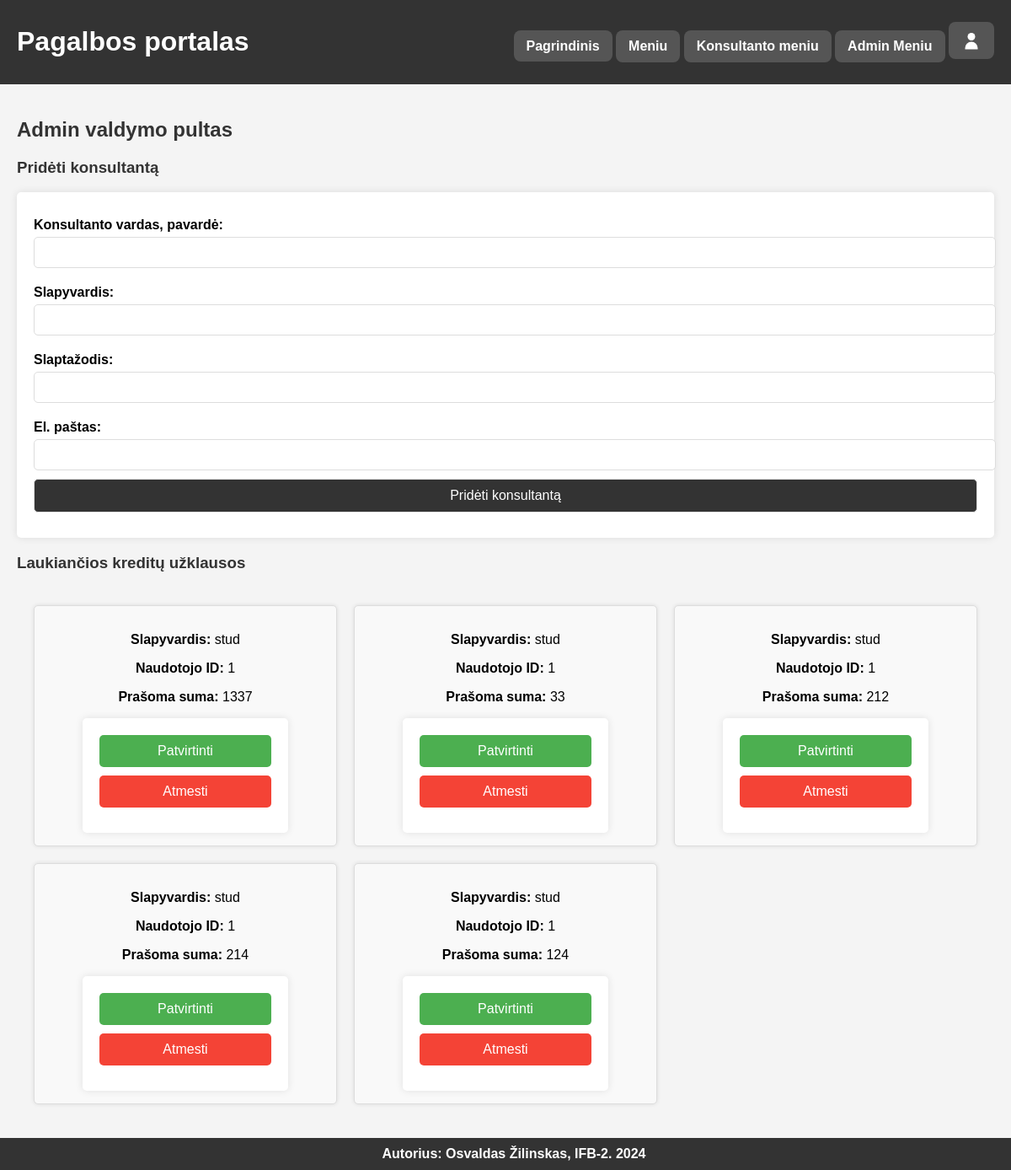
The page /admin_dashboard.php (signed in) on the database its author committed.
### tables this page shows
CREATE TABLE `CreditRequests` (
  `RequestID` int(10) UNSIGNED NOT NULL,
  `UserID` int(10) UNSIGNED NOT NULL,
  `Amount` int(10) UNSIGNED NOT NULL,
  `Status` enum('Laukiama','Patvirtinta','Atmesta') NOT NULL
);

CREATE TABLE `User` (
  `UserID` int(10) UNSIGNED NOT NULL,
  `Username` varchar(50) NOT NULL,
  `Password` char(60) NOT NULL,
  `Role` enum('Unregistered','Registered','Consultant','Administrator') NOT NULL,
  `Credits` int(10) UNSIGNED DEFAULT '0',
  `Email` varchar(100) NOT NULL
);

### admin_dashboard.php (the view, shortened to what this page needs)
<?php
include 'includes/header.php';
include 'includes/db.php';
$requests = [];
try {
    $stmt = $pdo->query("SELECT RequestID, UserID, Amount FROM CreditRequests WHERE Status = 'Laukiama'");
    $requests = $stmt->fetchAll();
} catch (PDOException $e) {
    echo "Error: " . $e->getMessage();
}
?>
<!DOCTYPE html>
<html lang="lt">
<head>
    <link rel="stylesheet" href="styles.css">
</head>
<body>
<main>
    <h2>Admin valdymo pultas</h2>
    <h3>Pridėti konsultantą</h3>
    <form method="POST" action="admin_dashboard.php">
        <label for="name">Konsultanto vardas, pavardė:</label>
        <input type="text" name="name" id="name" required>
        <label for="username">Slapyvardis:</label>
        <input type="text" name="username" id="username" required>
        <label for="password">Slaptažodis:</label>
        <input type="password" name="password" id="password" required>
        <label for="email">El. paštas:</label>
        <input type="email" name="email" id="email" required>
        <button type="submit" name="add_consultant">Pridėti konsultantą</button>
    </form>
    <h3>Laukiančios kreditų užklausos</h3>
    <div class="requests-container" style="text-align: center;">
        <?php if (!empty($requests)): ?>
            <?php foreach ($requests as $request): ?>
                <div class="request-item" style="display: inline-block; text-align: center;">
                    <?php
                    $username_stmt = $pdo->prepare("SELECT Username FROM User WHERE UserID = ?");
                    $username_stmt->execute([$request['UserID']]);
                    $username = $username_stmt->fetchColumn();
                    ?>
                    <p><strong>Slapyvardis:</strong> <?= htmlspecialchars($username) ?></p>
                    <p><strong>Naudotojo ID:</strong> <?= htmlspecialchars($request['UserID']) ?></p>
                    <p><strong>Prašoma suma:</strong> <?= htmlspecialchars($request['Amount']) ?></p>
                    <form method="POST" action="admin_dashboard.php" style="display: inline-block;">
                        <button type="submit" name="approve_request" style="background-color: #4CAF50; color: white; border: none; padding: 10px 20px; cursor: pointer; transition: background-color 0.3s;">Patvirtinti</button>
                        <button type="submit" name="decline_request" style="background-color: #f44336; color: white; border: none; padding: 10px 20px; cursor: pointer; transition: background-color 0.3s;">Atmesti</button>
                    </form>
                </div>
            <?php endforeach; ?>
        <?php else: ?>
            <p>Nėra laukiančių kreditų užklausų</p>
        <?php endif; ?>
    </div>
</main>
<?php include 'includes/footer.php'; ?>
</body>
</html>

### styles.css (style rules this page uses)
body, html { margin: 0; padding: 0; height: 100%; font-family: Arial, sans-serif; display: flex; flex-direction: column; }
body { background-color: #f4f4f4; display: flex; flex-direction: column; min-height: 100vh; }
h2, h3, h4 { color: #333; }
main { flex: 1; padding: 20px; box-sizing: border-box; overflow-y: auto; width: 100%; max-width: 1600px; margin: 0 auto; }
form { background-color: #fff; padding: 20px; border-radius: 5px; box-shadow: 0 0 10px rgba(0, 0, 0, 0.1); }
form label { display: block; margin: 10px 0 5px; font-weight: bold; }
form input, form select, form button { width: 100%; padding: 10px; margin-bottom: 10px; border-radius: 5px; border: 1px solid #ddd; }
button { background-color: var(--button-bg-color, #333); color: #fff; border: none; cursor: pointer; padding: 10px; border-radius: 5px; font-size: 16px; transition: background-color 0.3s; }
.requests-container { display: grid; grid-template-columns: repeat(auto-fit, minmax(300px, 1fr)); gap: 20px; padding: 20px; }
.request-item { background-color: #f9f9f9; padding: 15px; border: 1px solid #ddd; border-radius: 5px; box-shadow: 0 0 5px rgba(0, 0, 0, 0.1); }

### rows shown on the page
creditrequests: UserID.Username "stud", UserID "1", Amount "1337"
creditrequests: UserID.Username "stud", UserID "1", Amount "33"
creditrequests: UserID.Username "stud", UserID "1", Amount "212"
creditrequests: UserID.Username "stud", UserID "1", Amount "214"
creditrequests: UserID.Username "stud", UserID "1", Amount "124"
